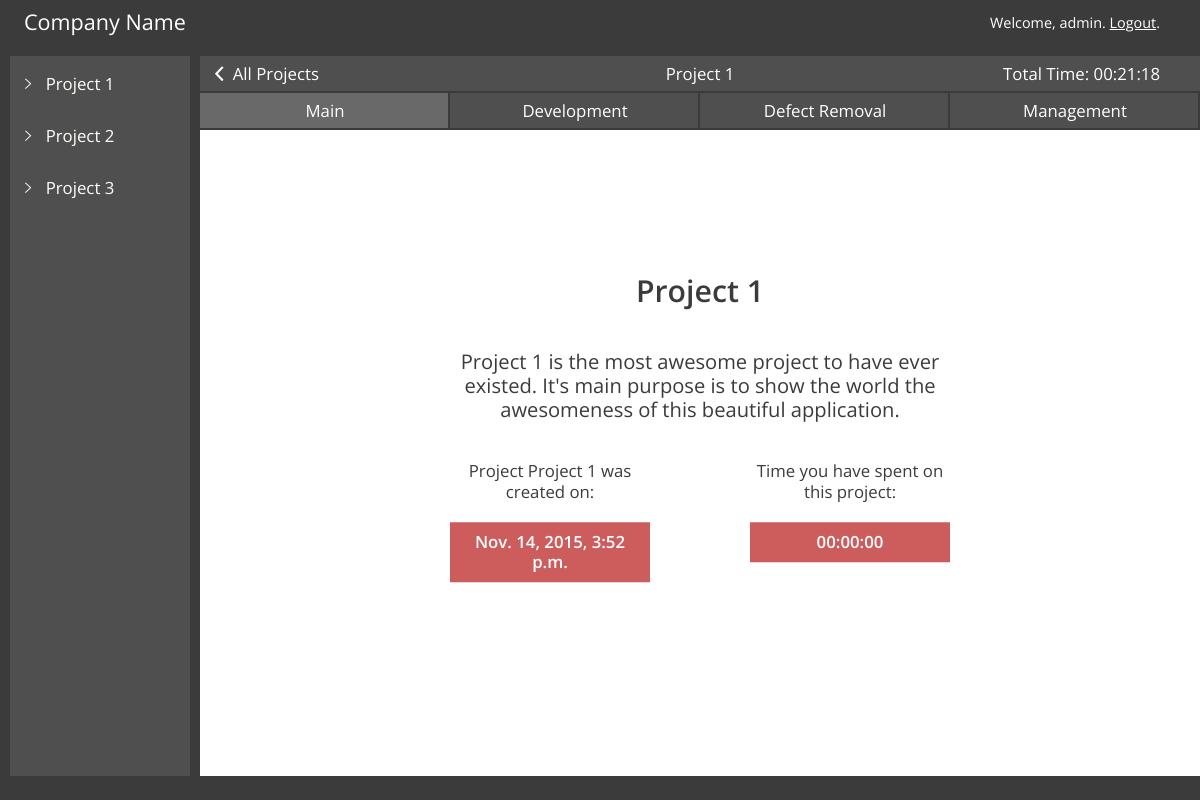
/ise_pdt/developer/admin/1/ (signed in), run on an earlier commit of the app's database.
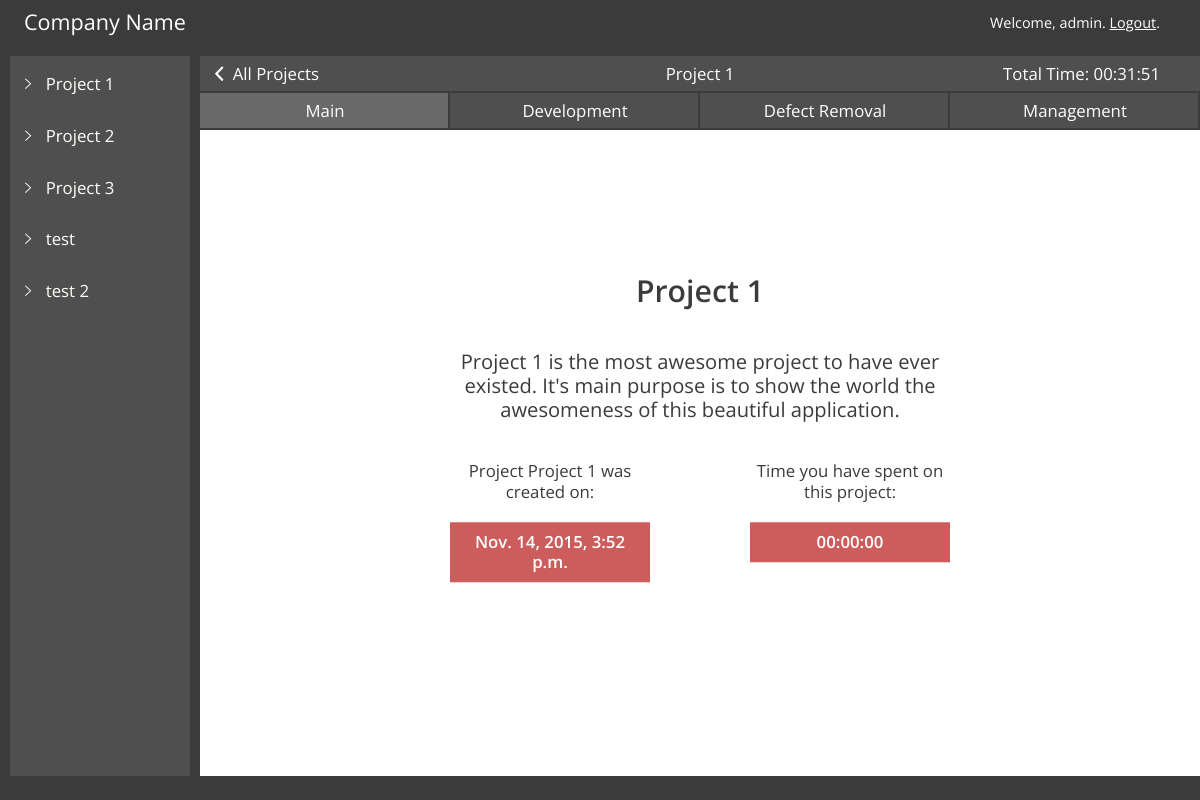
And on a later commit of the database.
### ise_pdt/models.py (models this page shows, shortened)
class Project(models.Model):
    STATUS_CHOICE = (
        ('ACT', 'Active'),
        ('CLS', 'Closed'),
        ('PND', 'Pending'),
    )
    creating_user = models.ForeignKey(User)
    project_name = models.CharField(max_length=20)
    project_creation_date = models.DateTimeField('date published')
    project_total_time = models.IntegerField(default=0)
    project_yield = models.FloatField(default=0)
    project_description = models.CharField(max_length=600,default='This is the description')
    project_active_phase = models.CharField(max_length=20, default='')
    project_active_iteration = models.CharField(max_length=20, default='')
    project_status = models.CharField(max_length=3,choices=STATUS_CHOICE,default='PND')

### ise_pdt/views.py (the view)
# urls.py: url(r'^developer/(?P<username>[a-zA-Z0-9]{3,20})/(?P<project_id>[0-9]+)/$', views.project, name='project'),
def project(request, username, project_id):
    overall_total_project_time_seconds = 0
    overall_total_project_time_minutes = 0
    overall_total_project_time_hours = 0
    total_project_time_seconds = 0
    total_project_time_minutes = 0
    total_project_time_hours = 0
    total_dev_time_seconds = 0
    total_dev_time_minutes = 0
    total_dev_time_hours = 0
    total_def_time_seconds = 0
    total_def_time_minutes = 0
    total_def_time_hours = 0
    total_man_time_seconds = 0
    total_man_time_minutes = 0
    total_man_time_hours = 0
    the_project = Project.objects.get(id = project_id)
    the_user = User.objects.get(username = username)
    overall_total_project_time_seconds = the_project.project_total_time
    list_of_projects = Project.objects.all().order_by('project_creation_date')
    list_of_project_logs = TimeLog.objects.filter(project = the_project).filter(user=the_user)
    list_of_dev_logs = TimeLog.objects.filter(project = the_project).filter(user=the_user).filter(work_type='DEV')
    list_of_def_logs = TimeLog.objects.filter(project = the_project).filter(user=the_user).filter(work_type='DEF')
    list_of_man_logs = TimeLog.objects.filter(project = the_project).filter(user=the_user).filter(work_type='MAN')
    list_of_iterations = Iteration.objects.filter(project=the_project).order_by('phase', 'iteration_start_date')
    list_of_defects = Defect.objects.filter(iteration_of_injection__in = list_of_iterations);
    for projectlog in list_of_project_logs:
      total_project_time_seconds += projectlog.time_worked.seconds
    for devlog in list_of_dev_logs:
      total_dev_time_seconds += devlog.time_worked.seconds
    for deflog in list_of_def_logs:
      total_def_time_seconds += deflog.time_worked.seconds
    for manlog in list_of_man_logs:
      total_man_time_seconds += manlog.time_worked.seconds
    overall_total_project_time_hours = int(overall_total_project_time_seconds/3600)
    overall_total_project_time_minutes = int(overall_total_project_time_seconds/60)
    overall_total_project_time_seconds = int(overall_total_project_time_seconds % 60)
    total_project_time_hours = int(total_project_time_seconds/3600)
    total_project_time_minutes = int(total_project_time_seconds/60)
    total_project_time_seconds = int(total_project_time_seconds % 60)
    total_dev_time_hours = int(total_dev_time_seconds/3600)
    total_dev_time_minutes = int(total_dev_time_seconds/60)
    total_dev_time_seconds = int(total_dev_time_seconds % 60)
    total_def_time_hours = int(total_def_time_seconds/3600)
    total_def_time_minutes = int(total_def_time_seconds/60)
    total_def_time_seconds = int(total_def_time_seconds % 60)
    total_man_time_hours = int(total_man_time_seconds/3600)
    total_man_time_minutes = int(total_man_time_seconds/60)
    total_man_time_seconds = int(total_man_time_seconds % 60)
    if overall_total_project_time_seconds < 10:
      overall_total_project_time_seconds = '0'+str(overall_total_project_time_seconds)
    if overall_total_project_time_minutes < 10:
      overall_total_project_time_minutes = '0'+str(overall_total_project_time_minutes)
    if overall_total_project_time_hours < 10:
      overall_total_project_time_hours = '0'+str(overall_total_project_time_hours)
    if total_project_time_seconds < 10:
      total_project_time_seconds = '0'+str(total_project_time_seconds)
    if total_project_time_minutes < 10:
      total_project_time_minutes = '0'+str(total_project_time_minutes)
    if total_project_time_hours < 10:
      total_project_time_hours = '0'+str(total_project_time_hours)
    if total_dev_time_seconds < 10:
      total_dev_time_seconds = '0'+str(total_dev_time_seconds)
    if total_dev_time_minutes < 10:
      total_dev_time_minutes = '0'+str(total_dev_time_minutes)
    if total_dev_time_hours < 10:
      total_dev_time_hours = '0'+str(total_dev_time_hours)
    if total_def_time_seconds < 10:
      total_def_time_seconds = '0'+str(total_def_time_seconds)
    if total_def_time_minutes < 10:
      total_def_time_minutes = '0'+str(total_def_time_minutes)
    if total_def_time_hours < 10:
      total_def_time_hours = '0'+str(total_def_time_hours)
    if total_man_time_seconds < 10:
      total_man_time_seconds = '0'+str(total_man_time_seconds)
    if total_man_time_minutes < 10:
      total_man_time_minutes = '0'+str(total_man_time_minutes)
    if total_man_time_hours < 10:
      total_man_time_hours = '0'+str(total_man_time_hours)
    context = {'list_of_projects': list_of_projects, 'list_of_iterations': list_of_iterations, 'list_of_defects': list_of_defects, 'the_project': the_project, 'the_user': the_user, 'total_dev_time_seconds': total_dev_time_seconds, 'total_dev_time_minutes': total_dev_time_minutes, 'total_dev_time_hours': total_dev_time_hours, 'total_def_time_seconds': total_def_time_seconds, 'total_def_time_minutes': total_def_time_minutes, 'total_def_time_hours': total_def_time_hours, 'total_man_time_seconds': total_man_time_seconds, 'total_man_time_minutes': total_man_time_minutes, 'total_man_time_hours': total_man_time_hours, 'total_project_time_seconds': total_project_time_seconds, 'total_project_time_minutes': total_project_time_minutes, 'total_project_time_hours': total_project_time_hours, 'overall_total_project_time_seconds': overall_total_project_time_seconds, 'overall_total_project_time_minutes': overall_total_project_time_minutes, 'overall_total_project_time_hours': overall_total_project_time_hours}
    if request.user.is_authenticated() and request.user.groups.filter(name='Developer').exists():
      return render(request, 'ise_pdt/project.html', context)
    else:
      return HttpResponseRedirect('/ise_pdt/logout')

### ise_pdt/models.py (called while the page is built)
    def __str__(self):              # __unicode__ on Python 2
        return self.iteration_name

### ise_pdt/templates/ise_pdt/project.html (shortened to what the changed rows need)
<!DOCTYPE html>
<html lang="en">
<head>
  {% load staticfiles %}
  <link rel="stylesheet" type="text/css" href="{% static 'ise_pdt/' %}" />
  <link rel="stylesheet" type="text/css" href="{% static 'ise_pdt/vendors/css/reset.css' %}">
  <link rel="stylesheet" type="text/css" href="{% static 'ise_pdt/vendors/css/bootstrap-custom.css' %}">
  <link rel="stylesheet" type="text/css" href="{% static 'ise_pdt/vendors/css/ionicons.min.css' %}">
  <link rel="stylesheet" type="text/css" href="{% static 'ise_pdt/resources/css/main-style.css' %}">
  <link rel="stylesheet" type="text/css" href="{% static 'ise_pdt/resources/css/main-style-m.css' %}">
</head>
<body>
  <div class="app-interface">
    <div class="middle-bar">
      <div class="left-section col-xs-2">
        {% if list_of_projects %}
        <div class="left-navi">
          {% for project in list_of_projects %}
          <div class="navi-project-set">
            <div class="project-name-div">
              <div class="click-to-collapse">
                <i class="ion-ios-arrow-right"></i>
              </div>
              <a href="/ise_pdt/developer/{{the_user.username}}/{{project.id}}"><h2 class="project-name change_page">{{project.project_name}}</h2></a>
            </div>
          </div>
          {% endfor %}
        </div>
        {% else %}
        <p>No projects are available.</p>
        {% endif %}
      </div>
      <div class="right-section col-xs-10">
        <div class="right-heading-bar col-xs-12">
          <a href="/ise_pdt/developer/{{the_user.username}}">
            <div class="heading-bar-back-button change_page">
            </div>
          </a>
          <div class="heading-bar-project-title">
            {{the_project.project_name}}
          </div>
          <div class="heading-bar-project-time">
            Total Time: <span id="overall_total_project_time_hours">{{overall_total_project_time_hours}}</span>:<span id="overall_total_project_time_minutes">{{overall_total_project_time_minutes}}</span>:<span id="overall_total_project_time_seconds">{{overall_total_project_time_seconds}}</span>
          </div>
        </div>
        <div class="tabbed-div current" id="main">
          <div class="project-info">
            <p class="info-name">{{the_project.project_name}}</p>
            <p class="info-desc">{{the_project.project_description}}</p>
            <div class="info-mini">
              <p>Project {{the_project.project_name}} was created on:</p>
              <p class="info-label">{{the_project.project_creation_date}}</p>
            </div>
            <div class="info-mini">
              <p>Time you have spent on this project:</p>
              <p class="info-label"></p>
            </div>
          </div>
        </div>
      </div>
    </div>
  </div>
</body>
</html>

What changed in the data, as far as the page shows it:
added Project: project_name "test"
added Project: project_name "test 2"
Also different on the page:
{{ overall_total_project_time_minutes }}: "21" → "31"
{{ overall_total_project_time_seconds }}: "18" → "51"
